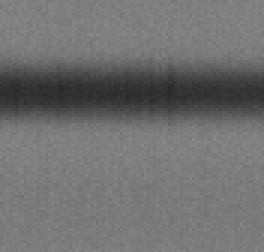
#> input picture defect_detection_traditonal/t1.BMP, 88 x 84 px (shown 3 times larger)
$ jupyter execute test_v1.ipynb
#> lines starting #> are read from the running program, lines starting #| are printed output that depends on the picture; after the words box and inside, x2 and y2 are one past the last pixel; in counts of white or black regions, pixels touching at a corner belong together
### image_pre_cleaning/myimage_pre.py
'''
plt.imshow()
作用： 这是显示图像的核心函数。它接收一个图像数组（例如 NumPy 数组）作为输入，并在 Matplotlib 的坐标系中将它渲染成一个图像。

参数：

X：要显示的图像数据。对于彩色图像，通常是一个形状为 (M, N, 3) 或 (M, N, 4) 的数组，代表 RGB 或 RGBA 通道。

cmap：用于单通道灰度图像的颜色映射（color map）。例如，cmap='gray' 会将灰度值映射到灰色调。

interpolation：插值方法，用于图像缩放。常见的选项有 'nearest'（最近邻，适合像素画）和 'bilinear'（双线性插值，适合平滑图像）。

例子： plt.imshow(rgb_image) 会在 Matplotlib 的画布上放置你的图像，但它并不会立即弹出窗口。


%matplotlib inline 是一个魔法命令 (Magic Command)，它只在 IPython 环境中有效，例如在 Jupyter Notebook 和 IPython shell 中
'''

import cv2
import matplotlib.pyplot as plt
#%matplotlib inline


import math

def show_pic_simple(images_list, titles_list=None, max_cols=3):
    """
    简洁版函数：在一个网格中显示多张图片。

    参数:
    images_list (list): 包含图片对象的列表。
    titles_list (list, optional): 图片标题的列表。
    max_cols (int): 每行最多显示的图片数量。
    """
    image_num = len(images_list)
    if image_num == 0:
        print("image list is empty")
        return

    if not isinstance(images_list, list):
        print(f'images_list type is {type(images_list)}, have to list')
        return


    # 计算行数和列数

    cols = min(image_num, max_cols)
    rows = math.ceil(image_num / cols)


    # 创建子图
    fig, axes = plt.subplots(rows, cols, figsize=(cols * 5, rows * 5), squeeze=False)

    # 将二维axes数组展平为一维数组，方便索引
    flat_axes = axes.flatten()

    for i, ax in enumerate(flat_axes):
        if i < image_num:
            if images_list[i].ndim >2:
                ax.imshow(images_list[i])
            else: ax.imshow(images_list[i], cmap='gray')
            if titles_list and i < len(titles_list):
                ax.set_title(titles_list[i])
            else:
                ax.set_title(f'pic {i+1}')
            ax.axis('off')
        else:
            # 隐藏多余的子图
            ax.axis('off')

    plt.tight_layout()
    plt.show()


# Read the image
# [29 lines left out: functions read_image_cv2, cut_image, not called in this run]


import numpy as np
# [91 lines left out: functions adjust_hsv_properties_rgb, image2grey, image_contrast_scale, image_contrast_clahe, not called in this run]


def image_contrast_hist(image):
    image_hist = cv2.equalizeHist(image)
    return image_hist


# [12 lines left out: function modify_contrast, not called in this run]


### defect_detection_traditonal/test_v1.ipynb
[cell 1]
import cv2
import numpy as np
import myimage_pre as mp

[cell 2]
image_path = 't1.BMP'

[cell 3]
def myfun(image_path):
    # 1. 读取图片
    image = cv2.imread(image_path)


    # 创建一个用于绘制结果的副本
    output_image = image.copy()

    gray = cv2.cvtColor(image, cv2.COLOR_BGR2GRAY)
    blurred = cv2.GaussianBlur(gray, (5, 5), 0)

    # 3. 二值化处理
    threshold_val = 120
    _, thresh = cv2.threshold(blurred, threshold_val, 255, cv2.THRESH_BINARY)

    # 4. 形态学操作（闭运算）以填充轮廓中的孔洞
    kernel = np.ones((5, 5), np.uint8)
    closed = cv2.morphologyEx(thresh, cv2.MORPH_CLOSE, kernel)
    mp.show_pic_simple([blurred,thresh,closed],['gausin_blurred','binary','closed'])

    # 5. 查找轮廓
    # cv2.RETR_EXTERNAL 只检测外轮廓
    # cv2.CHAIN_APPROX_SIMPLE 压缩轮廓点
    contours, _ = cv2.findContours(closed_inverted, cv2.RETR_EXTERNAL, cv2.CHAIN_APPROX_SIMPLE)

    min_area = 2
    # 6. 过滤并绘制轮廓
    for contour in contours:
        # 过滤掉面积过小的轮廓
        if cv2.contourArea(contour) > min_area:
            cv2.drawContours(output_image, [contour], -1, (0, 255, 0), 2)

[cell 4]
# 1. 读取图片
image = cv2.imread(image_path)
#> image is the input picture: shape (84, 88, 3); min 39, max 140, mean 111.6


# 创建一个用于绘制结果的副本
output_image = image.copy()

[cell 5]
gray = cv2.cvtColor(image, cv2.COLOR_BGR2GRAY)

[cell 6]
mp.show_pic_simple([image, gray],['original','grey'])
#> in show_pic_simple, `image_num = len(images_list)`: image_num = 2
#> in show_pic_simple, `rows = math.ceil(image_num / cols)`: rows = 1
#> the loop in show_pic_simple, `for i, ax in enumerate(flat_axes):` made 2 passes
#> in show_pic_simple, `plt.show()`:
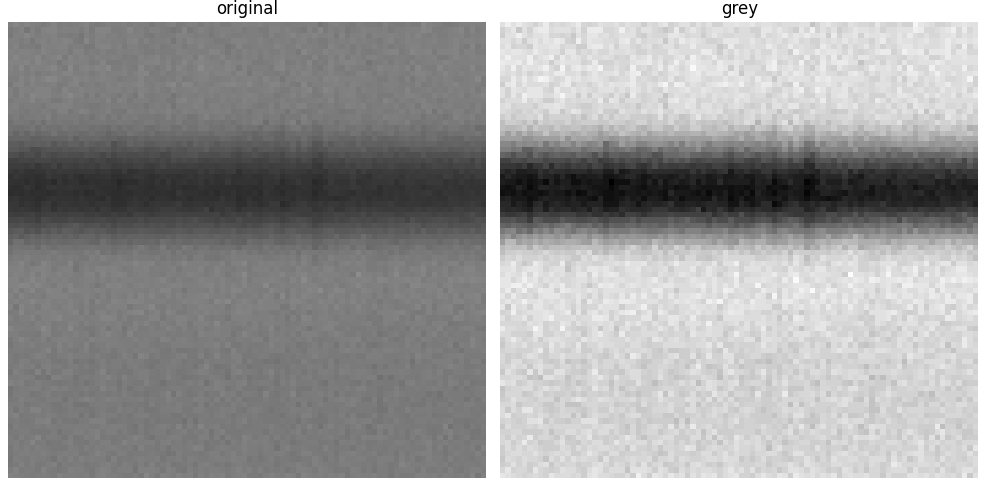
#> figure drawn by matplotlib, 2 panels

[cell 7]
image.shape
gray.shape
#> Out = (84, 88)

[cell 8]
blurred = cv2.GaussianBlur(gray, (5, 5), 0)
mp.show_pic_simple([image,gray,blurred])
#> call 2 of show_pic_simple, with max_cols = 3
#> in show_pic_simple (call 2), `image_num = len(images_list)`: image_num = 3
#> the loop in show_pic_simple (call 2), `for i, ax in enumerate(flat_axes):` made 3 passes
#> in show_pic_simple (call 2), `plt.show()`:
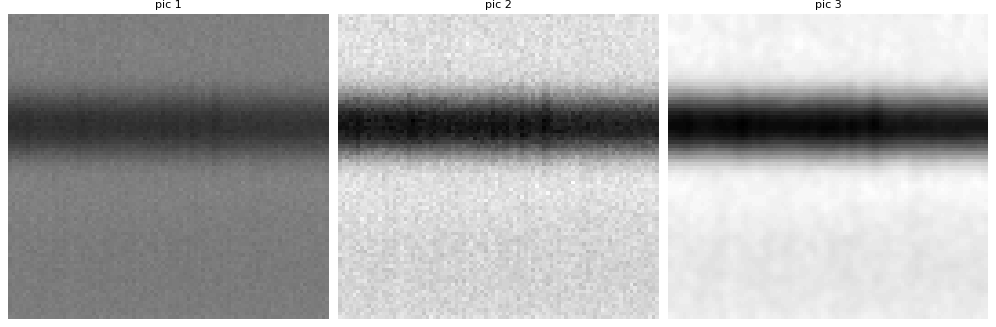
#> figure drawn by matplotlib, 3 panels

[cell 9]
# 3. 二值化处理
threshold_val = 120
_, thresh = cv2.threshold(blurred, threshold_val, 255, cv2.THRESH_BINARY)
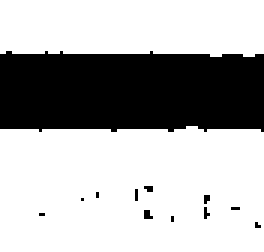
#> thresh: shape (84, 88) (shown 3 times larger); 69.7% white; 12 black regions (11 under 20 px), largest, box (x1, y1, x2, y2) and area: (0, 17, 88, 44) 2200
#_, thresh = cv2.threshold(blurred, threshold_val, 255, cv2.THRESH_BINARY_INV)

[cell 10]
mp.show_pic_simple([gray,blurred,thresh],['gray','gausin_blurred','binary'])
#> call 3 of show_pic_simple, with max_cols = 3
#> the loop in show_pic_simple (call 3), `for i, ax in enumerate(flat_axes):` made 3 passes
#> in show_pic_simple (call 3), `plt.show()`:
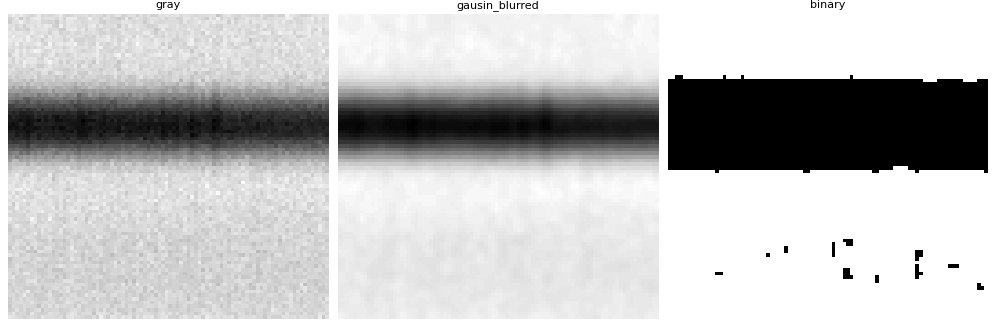
#> figure drawn by matplotlib, 3 panels

[cell 11]
# 4. 形态学操作（闭运算）以填充轮廓中的孔洞
kernel = np.ones((5, 5), np.uint8)
closed = cv2.morphologyEx(thresh, cv2.MORPH_CLOSE, kernel)
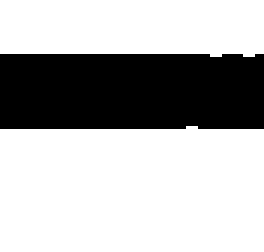
#> closed: shape (84, 88) (shown 3 times larger); 70.4% white; 1 black region, box (x1, y1, x2, y2) and area: (0, 18, 88, 43) 2188
mp.show_pic_simple([blurred,thresh,closed],['gausin_blurred','binary','closed'])

[cell 12]
closed.shape
#> Out = (84, 88)

[cell 13]
closed_inverted = inverted_image = cv2.bitwise_not(closed)
#> closed_inverted: shape (84, 88); 29.6% white; 1 white region

[cell 14]
# 5. 查找轮廓
# cv2.RETR_EXTERNAL 只检测外轮廓
# cv2.CHAIN_APPROX_SIMPLE 压缩轮廓点
contours, _ = cv2.findContours(closed_inverted, cv2.RETR_EXTERNAL, cv2.CHAIN_APPROX_SIMPLE)
#> contours = 1 contour; box (x1, y1, x2, y2) and area: (0, 18, 88, 43) 2076

[cell 15]
min_area = 2
# 6. 过滤并绘制轮廓
for contour in contours:
    # 过滤掉面积过小的轮廓
    if cv2.contourArea(contour) > min_area:
        cv2.drawContours(output_image, [contour], -1, (0, 255, 0), 2)
#> this loop made 1 pass
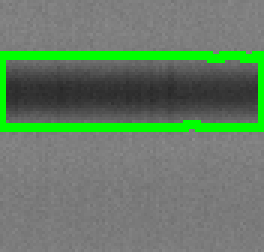
#> output_image: shape (84, 88, 3) (shown 3 times larger); 8.44% of pixels changed, all inside (x1, y1, x2, y2) = (0, 17, 88, 44)

[cell 16]
import cv2
import numpy as np
import myimage_pre as mp

[cell 17]
def myfun(image_path,threshold_val, min_area):
    # 1. 读取图片
#> called with image_path = 't2.BMP', threshold_val = 0, min_area = 2
    image = cv2.imread(image_path)
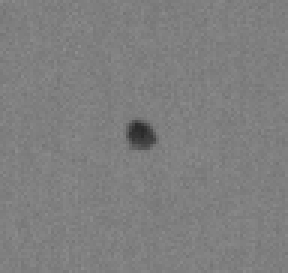
#> input picture defect_detection_traditonal/t2.BMP, 96 x 91 px (shown 3 times larger)
#> image is the input picture: shape (91, 96, 3); min 41, max 142, mean 126.9


    # 创建一个用于绘制结果的副本
    output_image = image.copy()

    gray = cv2.cvtColor(image, cv2.COLOR_BGR2GRAY)
#> gray: shape (91, 96)
    blurred = cv2.GaussianBlur(gray, (5, 5), 0)
#> blurred: shape (91, 96)

    # 3. 二值化处理

    #_, thresh = cv2.threshold(blurred, threshold_val, 255, cv2.THRESH_BINARY)

    # 关键修改：使用 cv2.THRESH_OTSU 自动计算阈值
    #_, thresh = cv2.threshold(blurred, 0, 255, cv2.THRESH_BINARY | cv2.THRESH_OTSU)

    # 假设 blurred 是你的高斯模糊图像
    #thresh = cv2.adaptiveThreshold(blurred, 255,
    #                            cv2.ADAPTIVE_THRESH_GAUSSIAN_C,
    #                           cv2.THRESH_BINARY_INV,
    #                            11, 5)
    _, thresh = cv2.threshold(blurred, 0, 255, cv2.THRESH_BINARY_INV | cv2.THRESH_OTSU)
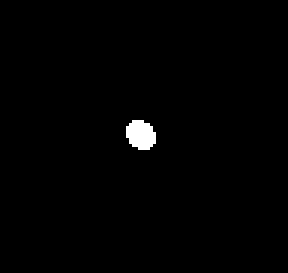
#> thresh: shape (91, 96) (shown 3 times larger); 0.89% white; 1 white region, box (x1, y1, x2, y2) and area: (42, 40, 52, 50) 78


    # 4. 形态学操作（闭运算）以填充轮廓中的孔洞
    kernel = np.ones((5, 5), np.uint8)
    closed = cv2.morphologyEx(thresh, cv2.MORPH_CLOSE, kernel)
    closed_inverted = cv2.bitwise_not(closed)
#> closed_inverted: shape (91, 96); 99.1% white; 1 black region

    # 5. 查找轮廓
    # cv2.RETR_EXTERNAL 只检测外轮廓
    # cv2.CHAIN_APPROX_SIMPLE 压缩轮廓点
    contours, _ = cv2.findContours(closed, cv2.RETR_EXTERNAL, cv2.CHAIN_APPROX_SIMPLE)
#> contours = 1 contour; box (x1, y1, x2, y2) and area: (42, 40, 52, 50) 64


    # 6. 过滤并绘制轮廓
    for contour in contours:
        # 过滤掉面积过小的轮廓
        if cv2.contourArea(contour) > min_area:
            cv2.drawContours(output_image, [contour], -1, (255, 0, 0), 1)
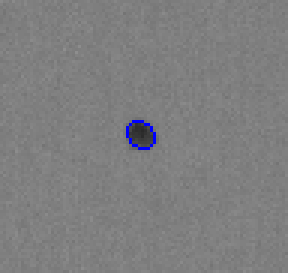
#> output_image: shape (91, 96, 3) (shown 3 times larger); 0.3% of pixels changed, all inside (x1, y1, x2, y2) = (42, 40, 52, 50)

    return image, gray, blurred, closed, closed_inverted,output_image

[cell 18]
image_path = 't2.BMP'

[cell 19]
image, gray, blurred, closed, closed_inverted,output_image = myfun(image_path=image_path, threshold_val = 0,min_area=2)

[cell 20]
mp.show_pic_simple([blurred,closed,closed_inverted,output_image],['blurred','closed','closed_inverted','output'])
